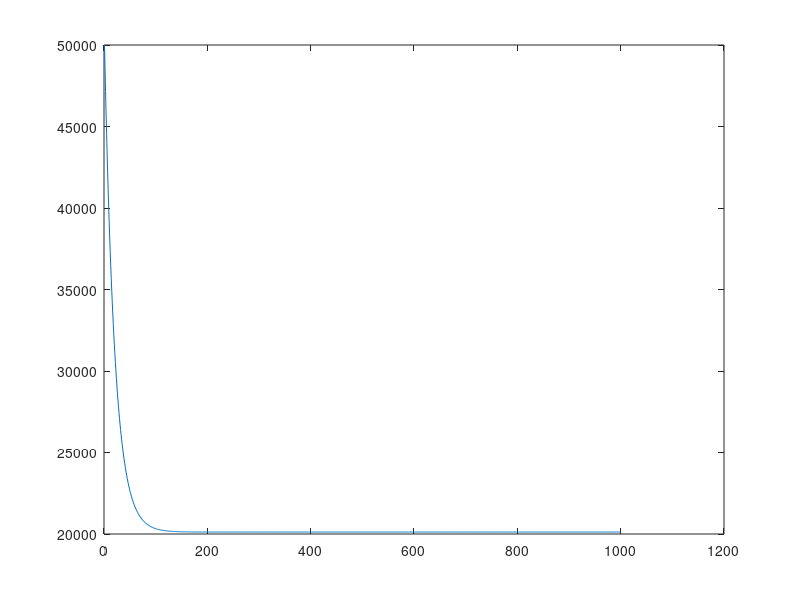

This chart was generated by the following MATLAB code:
clear all;

r=50000;
n=5000000;
u=10;
z=100;
c=0.05;

k=(r-n*u*(1+z)/(c*n+u*z));

if (-k > 0);
   disp('Increasing'); 
else
   disp('Decreasing'); 
end

x=0:1000;
y=k*exp(-x*(c+u*z/n))+n*u*(1+z)/(c*n+u*z);

p = 1-(1-y(end)/n)^z;

plot(y);
figure(gcf);